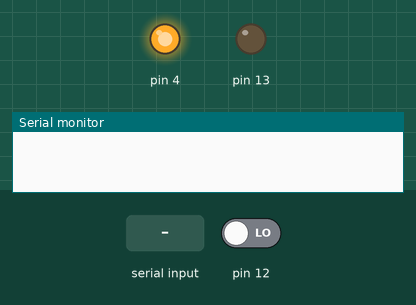
The sketch below on a simulated Arduino Uno, built with avr-gcc and run on an emulated ATmega328P. On the bench: output pins drawn as LEDs (lit = HIGH), the last lines printed to the serial monitor. The test bench sets the inputs (shaded band); at power-on: pin 12 LOW.

Above: at 1.2 s.
1.3 s: "1" received over Serial
At 1.9 s:
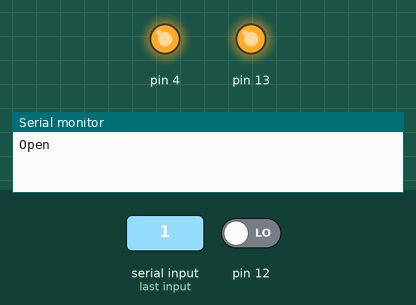
Timing chart, 0 to 7.9 s (numbered marks = the images above; inputs shaded):
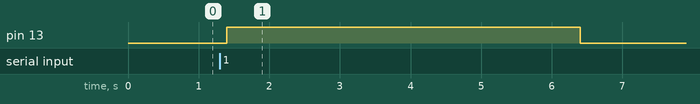

The sketch:

ring.ino
```cpp
void setup() {
  // put your setup code here, to run once:
  Serial.begin(9600);
  pinMode(12, INPUT);
  pinMode(13, OUTPUT);
  pinMode(4, OUTPUT);
  digitalWrite(13, LOW);
  digitalWrite(4, HIGH);
}

char rx_byte = 0;

void loop() {
  // put your main code here, to run repeatedly:
  if ((rx_byte == 0) && (digitalRead(13)== HIGH)){
        Serial.println("Anomaly");
  }
  if (digitalRead(12) == HIGH) {
        Serial.println("Knock");
        delay(5000);
  }
  if (Serial.available() > 0) {
    rx_byte = Serial.read();
    if ((rx_byte > '0')){
        digitalWrite(13, HIGH);
        Serial.println("Open");
        delay(5000);
        digitalWrite(13, LOW);
        Serial.println("Close");
      } else if ((rx_byte == '0')) {
        digitalWrite(13, LOW);
        Serial.println("Close");
        delay(100);
      }
      rx_byte = 0;
  }
  delay(100);
}
```

Measured:
- after the input at 1.3 s, pin 13: LOW → HIGH after 0.10 s, → LOW 5.0 s later
